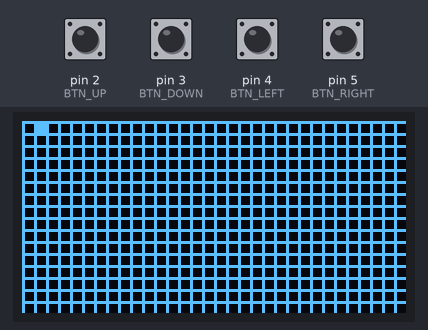
This sketch was run on a simulated Arduino Uno, built with avr-gcc and run on an emulated ATmega328P. Shown: 128×64 one-colour display. The test bench sets the inputs (shaded band); at power-on: pin 2 (BTN_UP), pin 3 (BTN_DOWN), pin 4 (BTN_LEFT), pin 5 (BTN_RIGHT) HIGH.

Above: at 0.6 s.
1.3 s: pin 2 (BTN_UP) pulled LOW for 0.15 s
At 3.0 s:
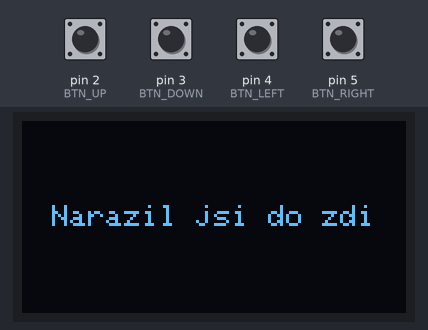
4.4 s: pin 4 (BTN_LEFT) pulled LOW for 1 s
8.4 s: pin 3 (BTN_DOWN) pulled LOW for 0.15 s
At 9.4 s:
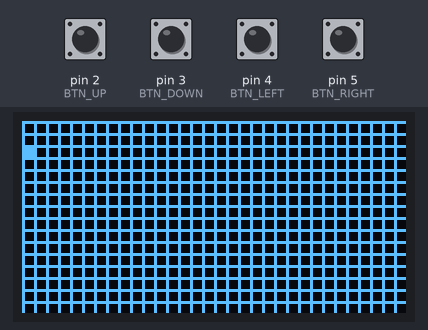
10.6 s: pin 5 (BTN_RIGHT) pulled LOW for 0.15 s
At 11.0 s:
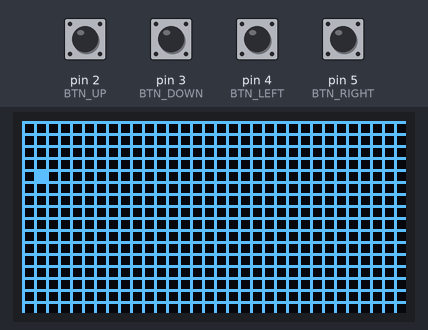
12.6 s: pin 2 (BTN_UP) pulled LOW for 1 s
At 13.6 s:
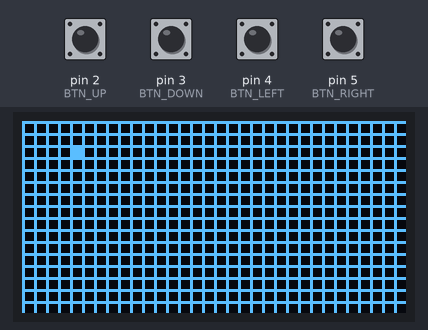
14.2 s: pin 3 (BTN_DOWN) pulled LOW for 1 s
At 15.1 s:
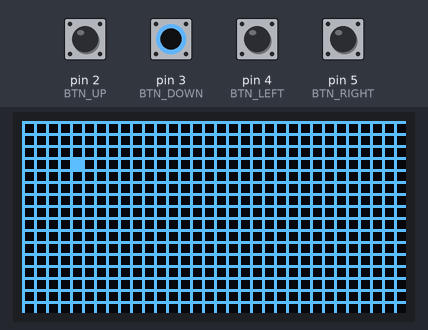
Timing chart, 0 to 17.2 s (numbered marks = the images above; inputs shaded):
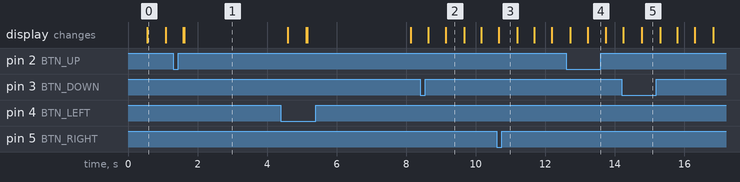

Measured:
- after the input at 1.3 s, the display: first differs from a run without the input after 0.32 s (image 1)
- what the display in image 0 shows lasts 0.5 s, from 0.6 s to 1.1 s

The sketch:

led-lekce3.ino
```cpp
#include <Wire.h>
#include <Adafruit_GFX.h>
#include <Adafruit_SSD1306.h>

#define SCREEN_WIDTH 128
#define SCREEN_HEIGHT 64

Adafruit_SSD1306 display(SCREEN_WIDTH, SCREEN_HEIGHT, &Wire, -1);

// --- MŘÍŽKA ---
const int CELL = 3;
const int GAP  = 1;
const int STEP = CELL + GAP;

const int GRID_W = 32;
const int GRID_H = 16;

// --- POSTAVA ---
int playerX = 0;
int playerY = 0;

// --- SMĚR ---
enum Direction { UP, DOWN, LEFT, RIGHT };
Direction dir = RIGHT; // výchozí směr

// --- TLAČÍTKA ---
const int BTN_UP    = 2;
const int BTN_DOWN  = 3;
const int BTN_LEFT  = 4;
const int BTN_RIGHT = 5;

// --- ČAS ---
unsigned long lastMove = 0;
const unsigned long MOVE_INTERVAL = 500; // 0,5 s

// --- DEBOUNCING ---
unsigned long lastButtonPress = 0;
const unsigned long DEBOUNCE_TIME = 50; // 50ms

// --- STAV HRY ---
bool gameOver = false;
unsigned long gameOverTime = 0;


// --- OVLÁDÁNÍ TLAČÍTKY ---
void handleInput() {
  unsigned long now = millis();

  // Debounce: ignorujeme tlačítka pokud byly stisknuta před málo než DEBOUNCE_TIME
  if (now - lastButtonPress < DEBOUNCE_TIME) return;

  if (digitalRead(BTN_UP) == LOW) {
    dir = UP;
    lastButtonPress = now;
  }
  else if (digitalRead(BTN_DOWN) == LOW) {
    dir = DOWN;
    lastButtonPress = now;
  }
  else if (digitalRead(BTN_LEFT) == LOW) {
    dir = LEFT;
    lastButtonPress = now;
  }
  else if (digitalRead(BTN_RIGHT) == LOW) {
    dir = RIGHT;
    lastButtonPress = now;
  }
}

// --- POHYB ---
void handleMovement() {
  if (millis() - lastMove < MOVE_INTERVAL) return;
  lastMove = millis();

  switch (dir) {
    case UP:    playerY--; break;
    case DOWN:  playerY++; break;
    case LEFT:  playerX--; break;
    case RIGHT: playerX++; break;
  }

  // kontrola kolize se zdí
  if (playerX < 0 || playerX >= GRID_W ||
      playerY < 0 || playerY >= GRID_H) {
    gameOver = true;
    gameOverTime = millis();
  }
}

// --- KRESLENÍ ---
void drawGame() {
  display.clearDisplay();

  // mřížka
  for (int x = 0; x <= SCREEN_WIDTH; x += STEP) {
    display.drawLine(x, 0, x, SCREEN_HEIGHT, SSD1306_WHITE);
  }
  for (int y = 0; y <= SCREEN_HEIGHT; y += STEP) {
    display.drawLine(0, y, SCREEN_WIDTH, y, SSD1306_WHITE);
  }

  // postava
  int px = playerX * STEP + GAP;
  int py = playerY * STEP + GAP;
  display.fillRect(px, py, CELL, CELL, SSD1306_WHITE);

  display.display();
}
// --- RESET HRY ---
void resetGame() {
  playerX = 0;
  playerY = 0;
  dir = RIGHT;
  gameOver = false;
  lastMove = millis();
}

// --- GAME OVER ---
void showGameOver() {
  display.clearDisplay();
  display.setTextSize(1);
  display.setTextColor(SSD1306_WHITE);
  display.setCursor(10, 28);
  display.println("Narazil jsi do zdi");
  display.display();

  if (millis() - gameOverTime > 3000) { // restart po 3 s
    resetGame();
  }
}


// --- SETUP A LOOP ---

void setup() {
  display.begin(SSD1306_SWITCHCAPVCC, 0x3C);

  pinMode(BTN_UP,    INPUT_PULLUP);
  pinMode(BTN_DOWN,  INPUT_PULLUP);
  pinMode(BTN_LEFT,  INPUT_PULLUP);
  pinMode(BTN_RIGHT, INPUT_PULLUP);

  resetGame();
}

void loop() {
  if (!gameOver) {
    handleInput();    // mění směr
    handleMovement(); // pohyb automaticky po čase
    drawGame();
  } else {
    showGameOver();
  }
}
```
